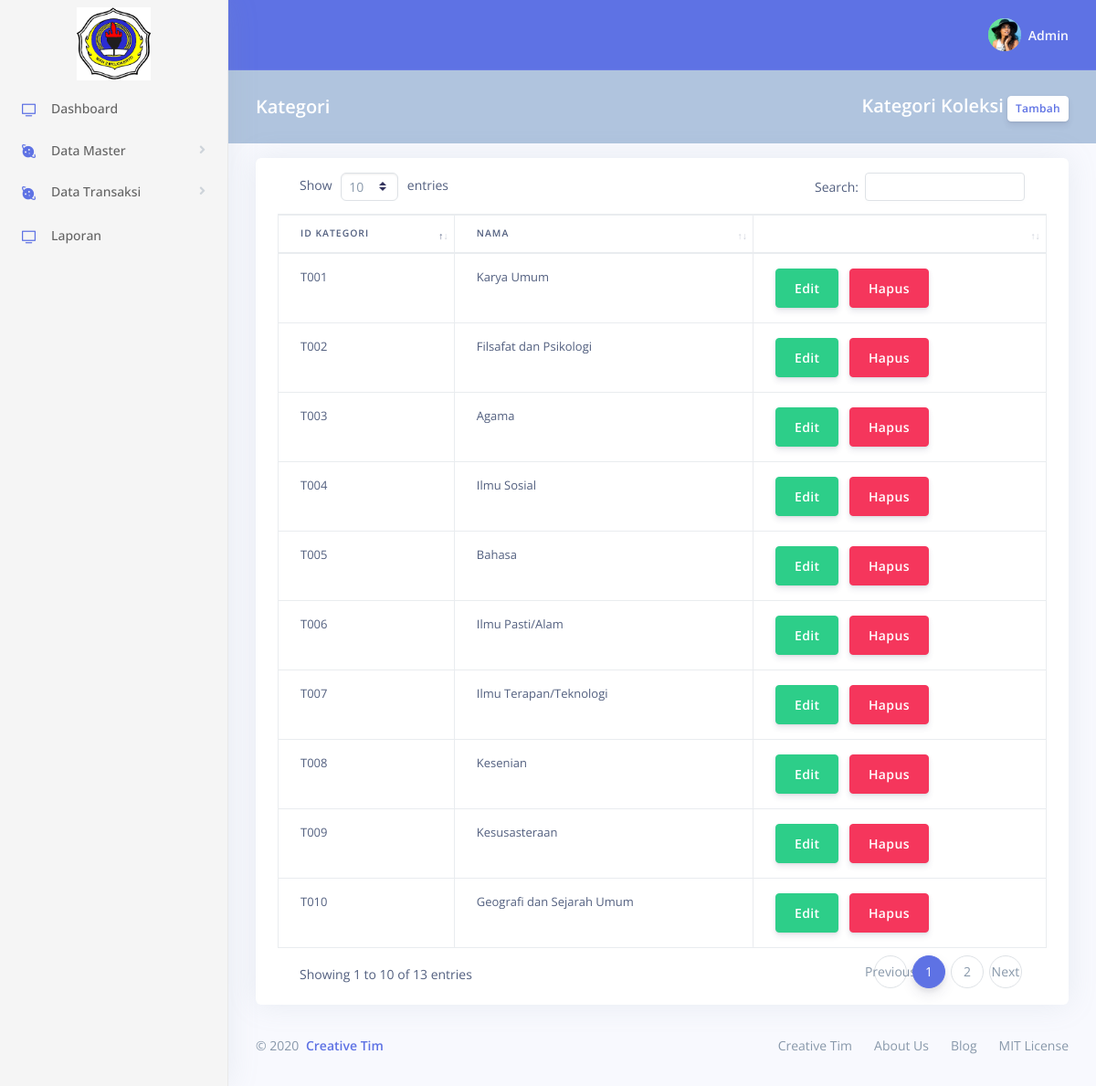
Page /admin/MKategori.php on the earlier database version.
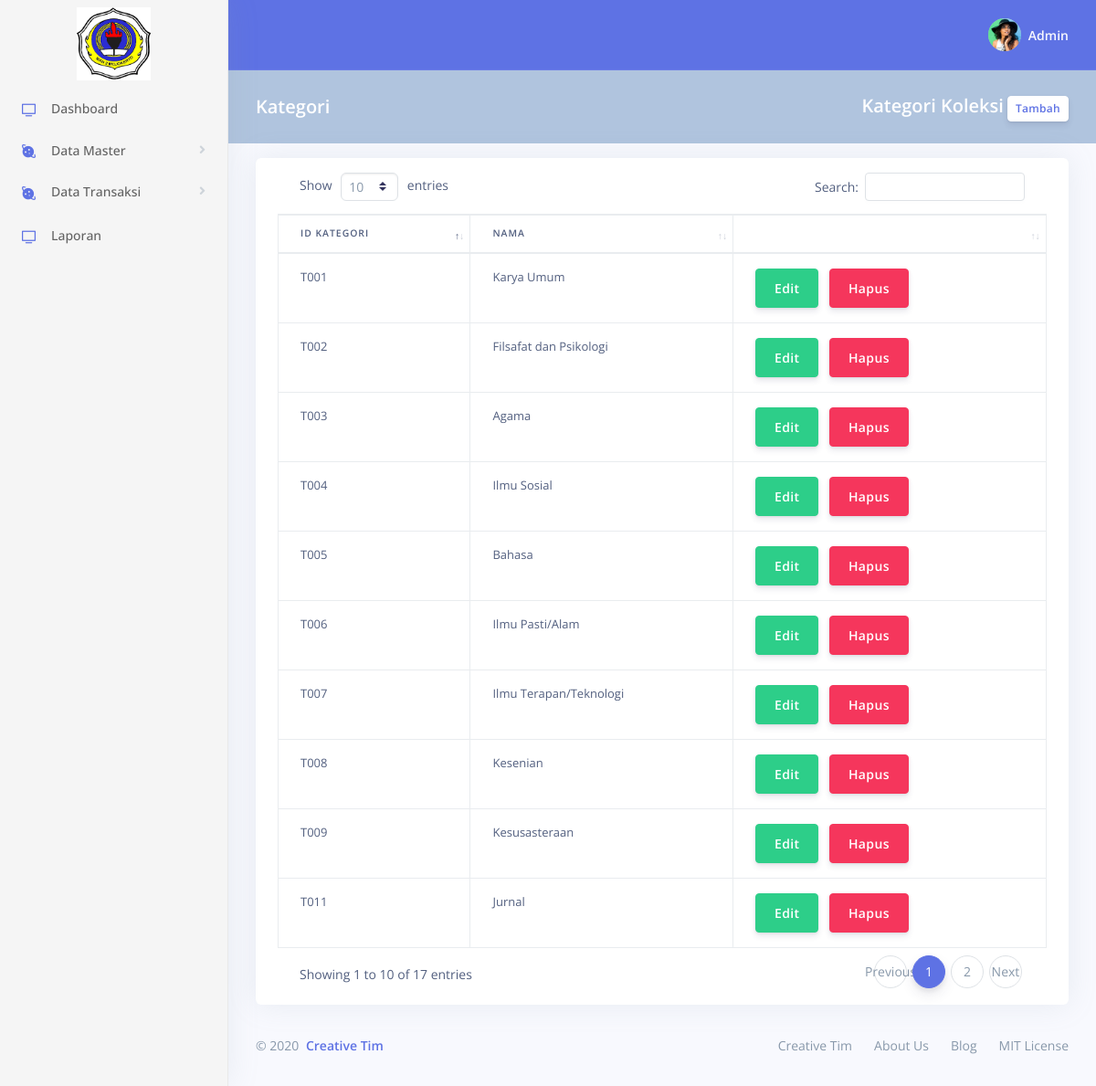
Same page on the later database version.
### tables this page shows
CREATE TABLE `kategori` (
  `id_kategori` varchar(10) NOT NULL,
  `nama_kategori` varchar(100) NOT NULL
);

### admin/MKategori.php (the view, shortened to what this page needs)
<!DOCTYPE html>
<html>
<head>
<?php include "css-script.php"; ?>
</head>
<body>
	<?php include "sidebar.php"; ?>
	<div class="main-content" id="panel" style = >
		<?php include "navbar.php"; ?>
		<div class="header " style="background-color: #B0C4DE !important">
			<div class="container-fluid">
				<div class="header-body">
					<div class="row align-items-center py-4">
						<div class="col-lg-6 col-7">
							<h6 class="h2 text-white d-inline-block mb-0">Kategori</h6>
						</div>
						<div class="col-lg-6 col-5 text-right">
							<h6 class="h2 text-white d-inline-block mb-0">Kategori Koleksi</h6>
							<a href="#" class="btn btn-sm btn-neutral" data-toggle="modal"
								data-target="#ModalTambahKategori">Tambah</a>
						</div>
					</div>
				</div>
			</div>
		</div>
		<div class="container-fluid mt-3">
			<div class="row">
				<div class="col-xl-12 col-md-12">
					<div class="card card-stats">
						<div class="card-body table-responsive">
							<table id="Tabel2" class="table table-bordered">
								<thead>
									<tr>
										<th>ID Kategori</th>
										<th>Nama</th>
										<th></th>
									</tr>
								</thead>
								<tbody>
									<?php
					$query = mysqli_query($conn, "SELECT * from kategori ");
					while ($row = mysqli_fetch_array($query)) {
					?>
									<tr>
										<td><?php echo $row['id_kategori'] ?></td>
										<td><?php echo $row['nama_kategori'] ?></td>
										<td><button class="btn btn-success btnEditKat" data-toggle="modal"
												data-target="#ModalEditKategori"
												data-id="<?php echo $row['id_kategori'] ?>">Edit</button>
												<button class="btn btn-danger btnHapusKat" data-toggle="modal"
												data-target="#ModalHapusKategori"
												data-id="<?php echo $row['id_kategori'] ?>">Hapus</button></td>
									</tr>
									<?php } ?>
								</tbody>
							</table>
						</div>
					</div>
				</div>
			</div>
			<?php include "footer.php"; ?>
		</div>
	</div>
</body>
</html>

Differences in the rows shown:
removed kategori: id_kategori "T010", nama_kategori "Geografi dan Sejarah Umum"
now on this page (row unchanged): kategori: id_kategori "T011", nama_kategori "Jurnal"
Other differences:
text written by a page script: "Show entries Search: Showing 1 to 10 of 13 entries Previous 1 2 Next" → "Show entries Search: Showing 1 to 10 of 17 entries Previous 1 2 Next"
